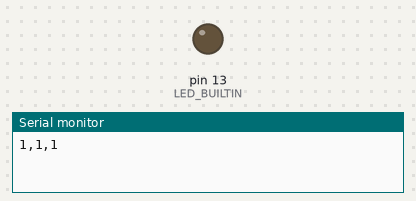
Bench run of a sketch on a simulated Arduino Uno, built with avr-gcc and run on an emulated ATmega328P. Shown: output pins drawn as LEDs (lit = HIGH), the last lines printed to the serial monitor. Random numbers use the default seed unless the sketch sets one.

Above: at 0.7 s.
At 5.2 s:
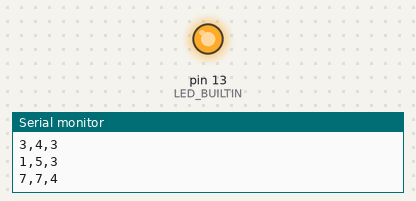
Timing chart, 0 to 6.9 s (numbered marks = the images above):
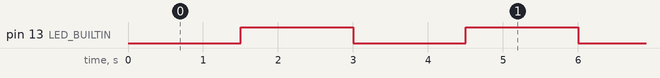

Measured:
- by itself, pin 13 (LED_BUILTIN): alternates HIGH for 1.5 s and LOW for 1.5 s

The sketch:

Arduino_Test_File.ino
```cpp
/*
 * This code is to test the serial reading of demo.py and visualized the data on the plot from a single Arduino.
 *
 * MAX_WIND: 25 m/s
 * MAX_TORQUE: 50 N*m
 * MAX_ROTATION: 50 rad/s
 */

#define MAX_WIND 25

int torque = 0;
int rotation = 0;
int wind = 0;
bool state = false;

void setup() {

  // Initialize serial communication
  Serial.begin(9600);
  while(!Serial);

  // Setup builtin LED for heartbeat
  pinMode(LED_BUILTIN, OUTPUT);

  // Seed the random number generator w/ floating analog input
  randomSeed(analogRead(0));
}

void loop() {

  // Increment wind value & keep it within range
  ++wind %= MAX_WIND+1;

  // Random data values in upper 1st quadrant
  torque = random(wind, 2*wind);
  rotation = random(wind, 2*wind);

  delay(500);

  print_values(torque, rotation, wind);

  // Random data values w/ unbounded torque
  torque = random(0, 2*wind);
  rotation = random(2*wind-torque, 2*wind);

  delay(500);

  print_values(torque, rotation, wind);

  // Random data values w/ unbounded rotation
  rotation = random(0, 2*wind);
  torque = random(2*wind-rotation, 2*wind);

  delay(500);

  print_values(torque, rotation, wind);

  // Toggle heartbeat LED
  state = !state;
  digitalWrite(LED_BUILTIN, state);
}

// CSV-style serial output of data values
void print_values(int torque, int rotation, int wind){
  Serial.print(torque);
  Serial.print(',');
  Serial.print(rotation);
  Serial.print(',');
  Serial.print(wind);
  Serial.print('\n');
}
```
